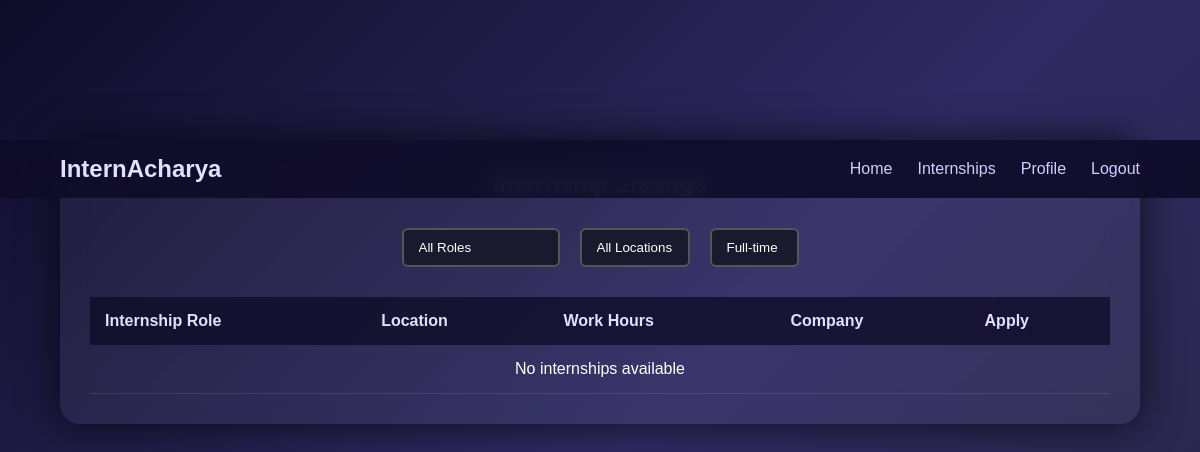
Before: /list/ (signed in) with the older database file.
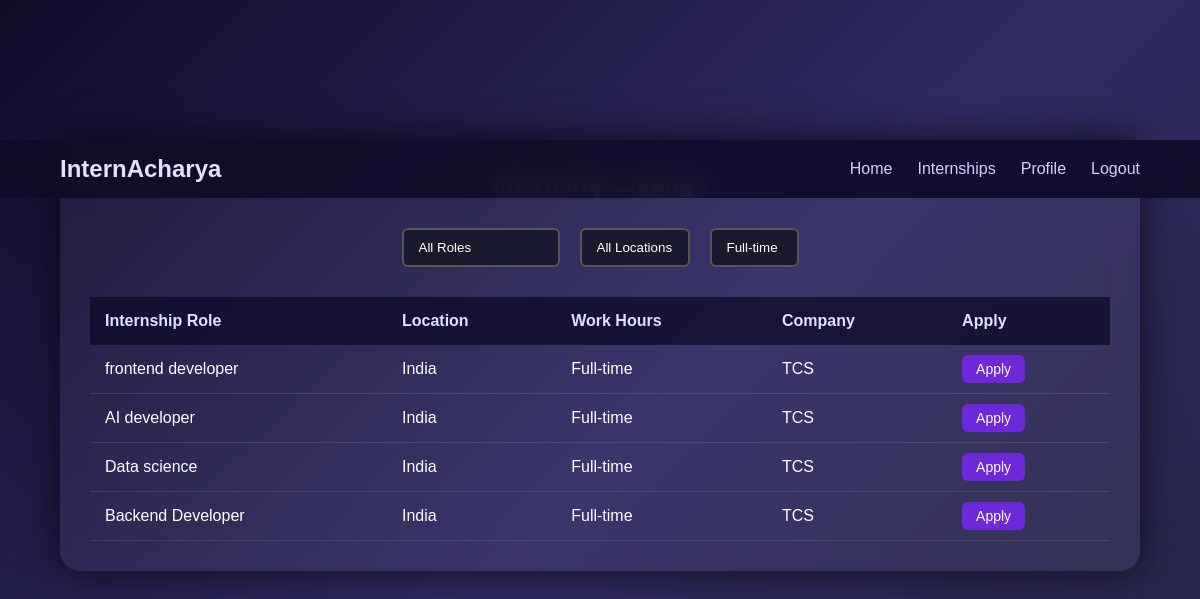
After: the same page with the newer database file.
### user_auth/models.py (models this page shows, shortened)
class InternshipPost(models.Model):
    company_name = models.CharField(max_length=100, blank=True, null=True)
    company = models.ForeignKey(
    custom_user,
    on_delete=models.CASCADE,
    related_name='internships',
    null=True,      # ✅ add this
    blank=True      # ✅ add this
    )
    internship_title = models.CharField(max_length=100, blank=True, null=True)
    description = models.TextField(blank=True, null=True)
    apply_url = models.URLField(blank=True, null=True)
    posted_at = models.DateTimeField(auto_now_add=True)

### user_auth/views.py (the view)
# urls.py: path("list/", views.intern_list, name="list"),
@login_required
def intern_list(request):
    internships = InternshipPost.objects.all().order_by('-posted_at')
    return render(request, "list.html", {'internships': internships})

### templates/list.html (shortened to what this page needs)
{% load static %}
<!DOCTYPE html>
<html lang="en">
<head>
</head>
<body>
<header>
<div class="logo"><a href="{% url 'home' %}">InternAcharya</a></div>
<nav>
<ul>
<li><a href="{% url 'home' %}">Home</a></li>
<li><a href="{% url 'list' %}">Internships</a></li>
<li><a href="{% url 'student_dashboard' %}">Profile</a></li>
<li><a href="{% url 'login' %}">Logout</a></li>
</ul>
</nav>
</header>
<div class="container">
<h2>Internship Listings</h2>
<div class="search-filters">
<select id="roleFilter">
<option value="">All Roles</option>
</select>
<select id="locationFilter">
<option value="">All Locations</option>
</select>
<select id="workHoursFilter">
<option value="Full-time">Full-time</option>
</select>
</div>
<table>
<thead>
<tr>
<th>Internship Role</th>
<th>Location</th>
<th>Work Hours</th>
<th>Company</th>
<th>Apply</th>
</tr>
</thead>
<tbody id="internshipTable">
{% for internship in internships %}
<tr class="internship-row">
<td>{{ internship.internship_title }}</td>
<td>India</td>
<td>Full-time</td>
<td>
<div class="company">
<span>{{ internship.company_name }}</span>
</div>
</td>
<td>
<a class="apply-btn" href="{% url 'apply_internship' internship.id %}">Apply</a>
</td>
</tr>
{% empty %}
<tr>
<td colspan="5" style="text-align:center;">No internships available</td>
</tr>
{% endfor %}
</tbody>
</table>
</div>
</body>
</html>

Changed rows visible on the page:
added InternshipPost: internship_title "frontend developer", company_name "TCS"
added InternshipPost: internship_title "AI developer", company_name "TCS"
added InternshipPost: internship_title "Data science", company_name "TCS"
added InternshipPost: internship_title "Backend Developer", company_name "TCS"
Other visible differences:
text no longer shown: "No internships available"
